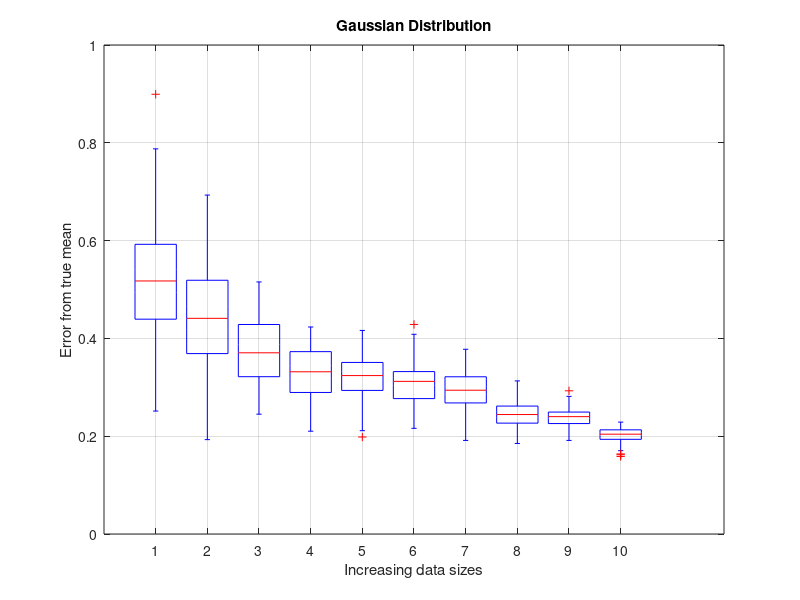

Recreate this plot in MATLAB.

rng("default")
data_sizes = [5, 10, 20, 40, 60, 80, 100, 500, 1000, 10000];
 
%FOR UNIFORM DISTRIBUTION

%TRUE MEAN is 0.5

%COMPUTING AVERAGE
avg = zeros(100,length(data_sizes));
for i=1:length(data_sizes)
    for m = 1:100
        arr = rand(1,data_sizes(i));
        avg(m,i)=sum(arr)/data_sizes(i);
    end
end
error_avg = abs(avg -0.5);

%PLOTTING THE ERRORS
boxplot(error_avg);
xlabel 'Increasing data sizes'
ylabel 'Error from true mean'
title 'Uniform Distribution'
grid on


%FOR GAUSSIAN DISTRIBUTION

%TRUE MEAN GIVEN IS 0

%COMPUTING AVERAGE
gauss_avg = zeros(100,length(data_sizes));
for i=1:length(data_sizes)
    for m=1:100
        list = abs(normrnd(0,1,[1,data_sizes(i)]));
        list_norm = list./max(list(:));
        gauss_avg(m,i)=sum(list_norm)/data_sizes(i);
    end
end
error_avg_gauss = gauss_avg-0;

%PLOTTING THE ERRORS
boxplot(error_avg_gauss);
xlabel 'Increasing data sizes'
ylabel 'Error from true mean'
title 'Gaussian Distribution'
grid on
